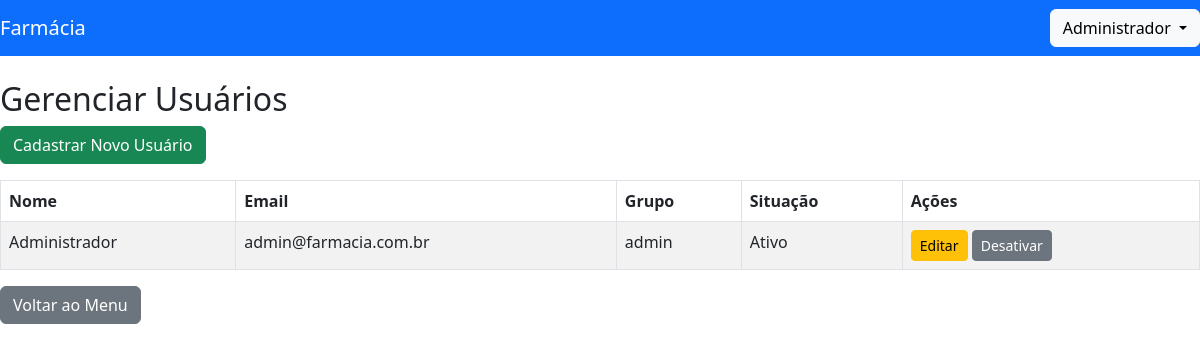
The page /listar_usuarios.php (signed in) on the database its author committed.
### tables this page shows
CREATE TABLE `usuarios` (
  `id` int NOT NULL AUTO_INCREMENT,
  `nome` varchar(100) NOT NULL,
  `email` varchar(100) NOT NULL,
  `senha` varchar(255) NOT NULL,
  `grupo_id` int DEFAULT NULL,
  `ativo` tinyint(1) DEFAULT '1',
  PRIMARY KEY (`id`),
  UNIQUE KEY `email` (`email`),
  KEY `grupo_id` (`grupo_id`),
  CONSTRAINT `usuarios_ibfk_1` FOREIGN KEY (`grupo_id`) REFERENCES `grupos` (`id`)
);

CREATE TABLE `grupos` (
  `id` int NOT NULL AUTO_INCREMENT,
  `nome` varchar(50) NOT NULL,
  PRIMARY KEY (`id`),
  UNIQUE KEY `nome` (`nome`)
);

### listar_usuarios.php (the view, shortened to what this page needs)
<?php
include 'cabecalho.php';
$host = 'localhost';
$db   = 'estoque_farmacia';
$user = 'farmacia_user';
$pass = 'senha_forte';
try {
    $pdo = new PDO("mysql:host=$host;dbname=$db;charset=utf8", $user, $pass);
    $pdo->setAttribute(PDO::ATTR_ERRMODE, PDO::ERRMODE_EXCEPTION);
    $sql = "SELECT u.id, u.nome, u.email, u.ativo, g.nome AS grupo
            FROM usuarios u
            JOIN grupos g ON u.grupo_id = g.id
            ORDER BY u.nome";
    $usuarios = $pdo->query($sql)->fetchAll(PDO::FETCH_ASSOC);
} catch (PDOException $e) {
    die("Erro: " . $e->getMessage());
}
?>
<h2>Gerenciar Usuários</h2>
<a href="cadastro_usuario.php" class="btn btn-success mb-3">Cadastrar Novo Usuário</a>
<table class="table table-bordered table-striped">
    <thead>
    <tr>
        <th>Nome</th>
        <th>Email</th>
        <th>Grupo</th>
        <th>Situação</th>
        <th>Ações</th>
    </tr>
    </thead>
    <tbody>
    <?php foreach ($usuarios as $usuario): ?>
        <tr>
            <td><?= htmlspecialchars($usuario['nome']); ?></td>
            <td><?= htmlspecialchars($usuario['email']); ?></td>
            <td><?= htmlspecialchars($usuario['grupo']); ?></td>
            <td><?= $usuario['ativo'] ? 'Ativo' : 'Inativo'; ?></td>
            <td>
                <a href="editar_usuario.php?id=<?= $usuario['id']; ?>" class="btn btn-warning btn-sm">Editar</a>
                <?php if ($usuario['ativo']): ?>
                    <a href="ativar_desativar_usuario.php?id=<?= $usuario['id']; ?>&acao=desativar" class="btn btn-secondary btn-sm" onclick="return confirm('Deseja realmente desativar este usuário?');">Desativar</a>
                <?php else: ?>
                    <a href="ativar_desativar_usuario.php?id=<?= $usuario['id']; ?>&acao=ativar" class="btn btn-success btn-sm">Ativar</a>
                <?php endif; ?>
            </td>
        </tr>
    <?php endforeach; ?>
    </tbody>
</table>
<a href="index.php" class="btn btn-secondary">Voltar ao Menu</a>

### rows shown on the page
usuarios: nome "Administrador", email "admin@farmacia.com.br", grupo.nome "admin", ativo "Ativo"

### other values the page prints
$_SESSION['usuario_nome'] "Administrador"
